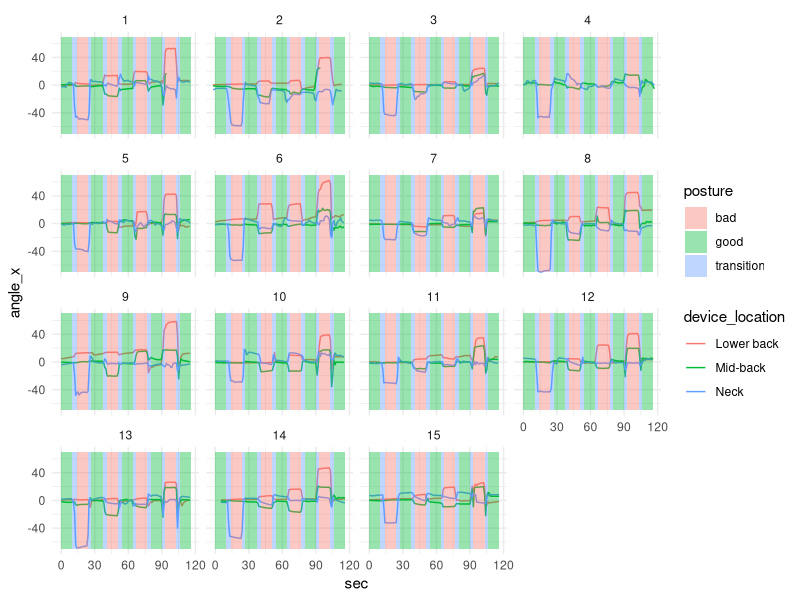
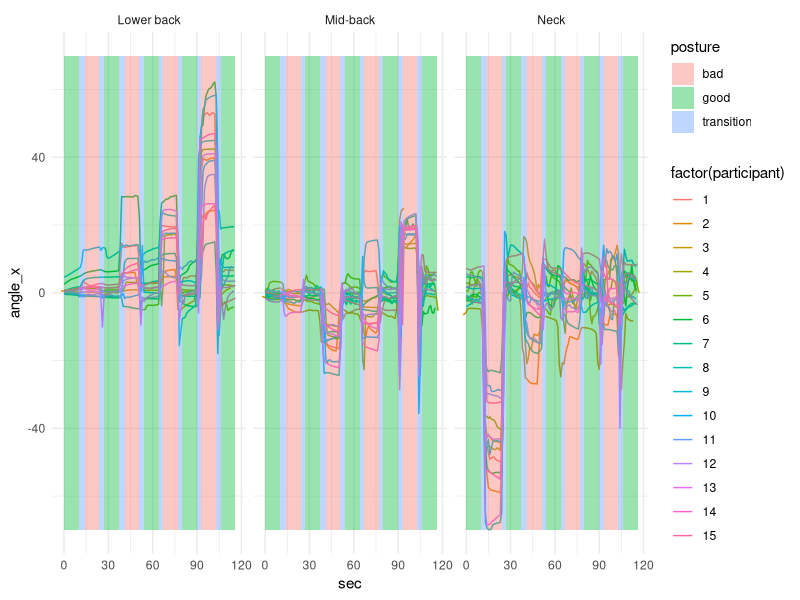
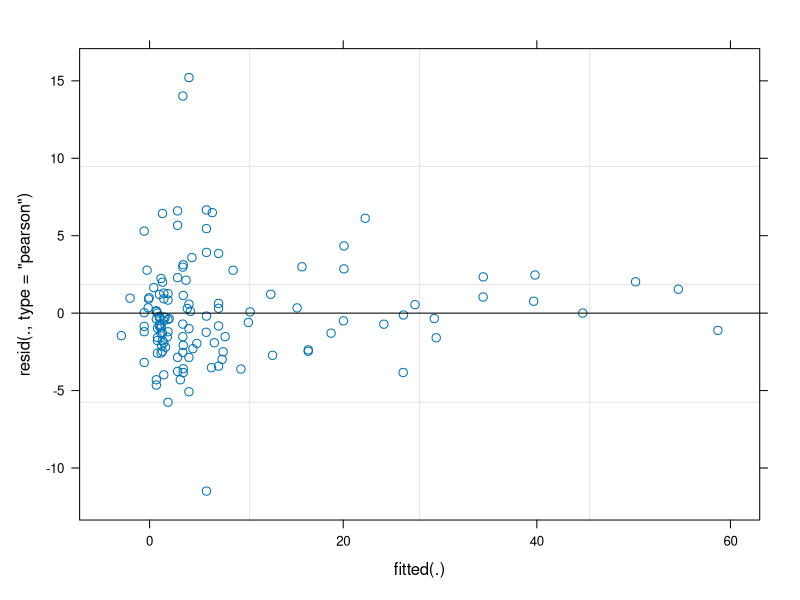
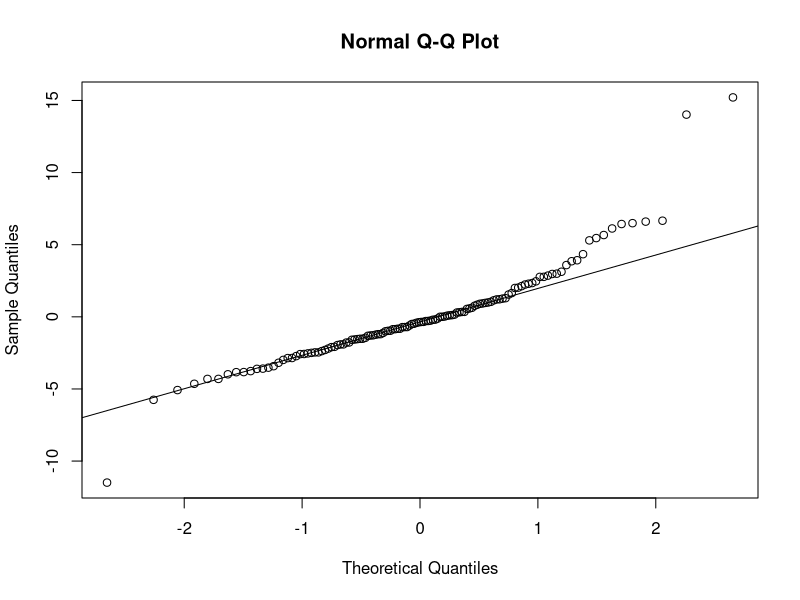
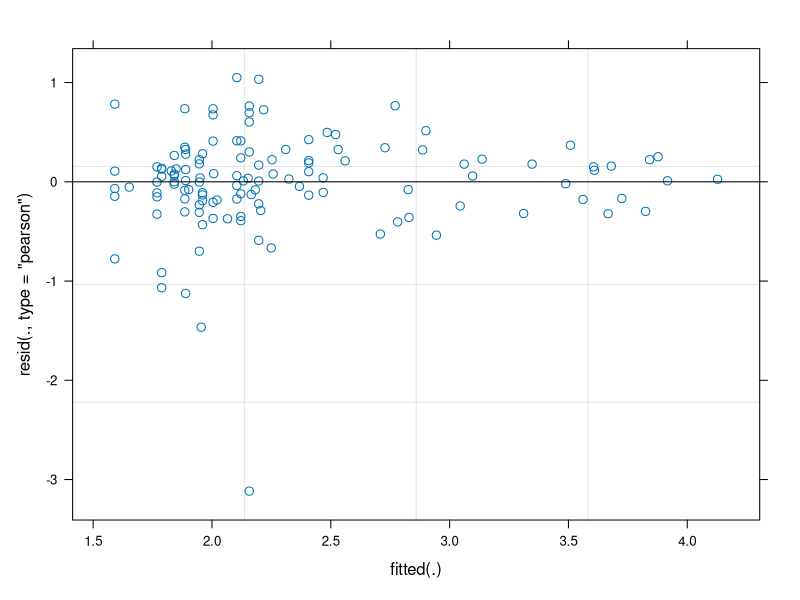
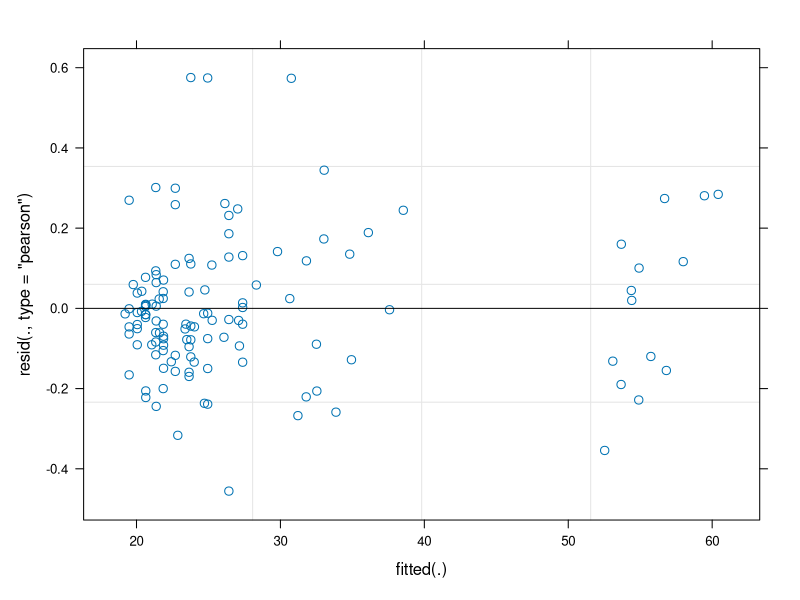
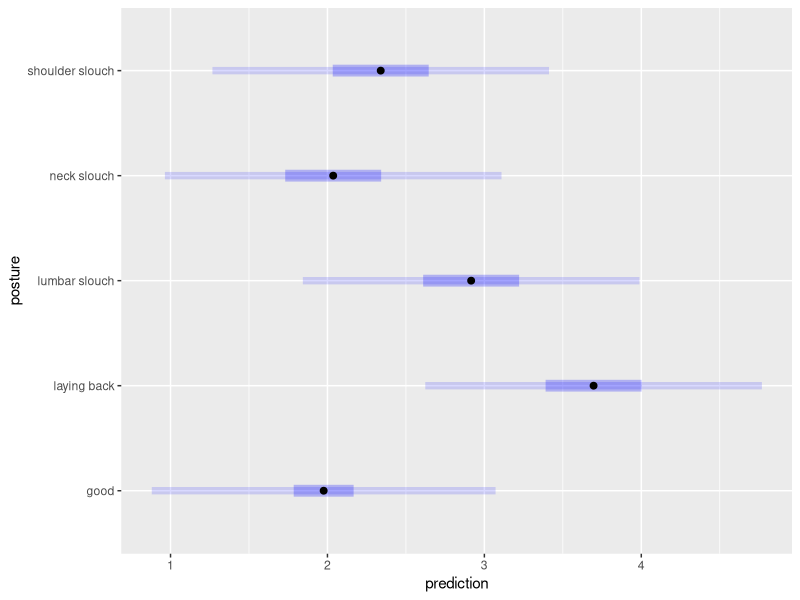

R code for these plots, in order: (Note: this script raises an error after producing the figures.)
## ---- chunk 1
#| message: false
library(tidyverse)
library(here)
library(lubridate)
library(lme4)
library(nlme)
library(car)
library(emmeans)
## ---- chunk 2
instructed <- read_csv(here("data", "instructed.csv"))
## ---- chunk 3
instructed_agg <- instructed %>%
  mutate(sec = floor(time)) %>%
  group_by(participant, device_location, posture, sec) %>%
  summarize(angle_x = mean(angle_x), .groups = "keep")
## ---- chunk 4
instructed_agg_nested <- instructed %>%
  mutate(nested_sec = floor(nested_time)) %>%
  group_by(participant, device_location, posture, nested_sec) %>%
  summarize(angle_x = mean(angle_x), .groups = "keep")
## ---- chunk 5
#| message: false
model_data <- instructed_agg_nested %>% 
  filter(posture != "transition") %>%
  group_by(participant, device_location, posture) %>%
  summarize(angle_x = mean(angle_x, na.rm = TRUE)) %>%
  ungroup() %>%
  pivot_wider(id_cols = c(participant, posture), names_from = device_location, values_from = angle_x) %>%
  mutate(posture = if_else(str_detect(posture, "good"), "good", posture)) %>%
  ungroup() %>%
  rename(
    "lower_back" = 3,
    "mid_back" = 4,
    "neck" = 5
  )
## ---- chunk 6
xmin <- c(0,10,14,24,27,37,41,51,54,64,67,77,80,90,93,103,106)
xmax <- lead(xmin,1)
xmax[17] <- 116
ymin <- rep(-70,17)
ymax <- rep(70,17)



time_ranges <- data.frame(
  xmin = xmin, 
  xmax = xmax, 
  ymin = ymin, 
  ymax = ymax,
  posture = c(rep(c("good", "transition", "bad", "transition"), 4), "good"))
## ---- chunk 7
instructed_agg %>%
  ggplot() +
  geom_line(aes(x = sec, y = angle_x, color = device_location)) +
  geom_rect(aes(xmin = xmin, xmax = xmax, ymin = ymin, ymax = ymax, fill = posture), alpha = 0.4, data = time_ranges) +
  theme_minimal() +
  facet_wrap(~participant)
## ---- chunk 8
instructed_agg %>%
  ggplot() +
  geom_line(aes(x = sec, y = angle_x, color = factor(participant))) +
  geom_rect(aes(xmin = xmin, xmax = xmax, ymin = ymin, ymax = ymax, fill = posture), alpha = 0.4, data = time_ranges) +
  theme_minimal() +
  facet_wrap(~device_location)
## ---- chunk 9

### Lower Back


lmer_lb <- lmer(lower_back ~  posture + (1 + posture | participant), data = model_data)

plot(lmer_lb)
qqnorm(residuals(lmer_lb))
qqline(residuals(lmer_lb))

lmer_log_lb <- lmer_lb <- lmer(log(lower_back + 6) ~  posture + (1 | participant), data = model_data)


glmer_lb <- glmer((lower_back + 20) ~  posture + (1 | participant), family = Gamma(link = "identity"), data = model_data)


plot(lmer_log_lb)

S(glmer_lb)
plot(glmer_lb)
## ---- chunk 10
#| warning: false
custom_combos <- data.frame(
  posture = model_data$posture %>% unique()
)

custom_preds <- ref_grid(
  lmer_lb,
  data = custom_combos,
  cov.reduce = FALSE,
)

model_preds_lb <- emmeans(custom_preds, 
                         specs = ~ posture,
                         type = "response"
                         ) %>% 
  as_tibble()

model_preds_lb_pi <- predict(custom_preds, 
                         specs = ~ posture,
                         type = "response",
                         interval = "prediction"
                         ) %>% 
  as_tibble()

plot(custom_preds, PIs = TRUE, )

model_preds_lb %>%
  ggplot(aes(color = posture)) +

  # confidence interval
  geom_point(aes(y = posture, x = emmean), size = 3) +
  # geom_errorbar(aes(y = posture, xmin = asymp.LCL, xmax = asymp.UCL)) +
  geom_errorbar(aes(y = posture, xmin = lower.CL, xmax = upper.CL), width = 0) +

  # prediction interval
  geom_point(data = model_preds_lb_pi,
             aes(y = posture, x = prediction)) +
  geom_errorbar(data = model_preds_lb_pi,
                aes(y = posture, xmin = lower.PL, xmax = upper.PL), width = 0, size = 2, alpha = .4) +

  geom_vline(aes(xintercept = xint), lty = 2, color = "red", data = data.frame(xint = 0)) +
  
  # observed
  geom_point(data = model_data,
             aes(x = lower_back,
                 y = posture),
             alpha = 0.2) +
  theme_minimal() +
  labs(
    title = "LMM: Lower Back Sensor",
    x = "Angle X",
    y = "Posture"
    ) +
  theme(legend.position = "none",
        plot.title.position = "plot")
## ---- chunk 11
lmer_mb <- lmer(mid_back ~ posture + (1 | participant), data = model_data)

plot(lmer_mb)

glmer_mb <- glmer(mid_back+40 ~ posture + (1  | participant), family = Gamma(link = "identity"), data = model_data)



S(glmer_mb)
# Anova(glmer_mb)
plot(glmer_mb)
## ---- chunk 12
#| warning: false
custom_combos <- data.frame(
  posture = model_data$posture %>% unique()
)

custom_preds <- ref_grid(
  lmer_mb,
  data = custom_combos,
  cov.reduce = FALSE,
)

model_preds_mb <- emmeans(custom_preds, 
                         specs = ~ posture,
                         type = "response"
                         ) %>% 
  as_tibble()

model_preds_mb_pi <- predict(custom_preds, 
                         specs = ~ posture,
                         type = "response",
                         interval = "prediction"
                         ) %>% 
  as_tibble()

plot(custom_preds, PIs = TRUE, )

model_preds_mb %>%
  ggplot(aes(color = posture)) +

  # confidence interval
  geom_point(aes(y = posture, x = emmean), size = 3) +
  # geom_errorbar(aes(y = posture, xmin = asymp.LCL, xmax = asymp.UCL)) +
  geom_errorbar(aes(y = posture, xmin = lower.CL, xmax = upper.CL), width = 0) +

  # prediction interval
  geom_point(data = model_preds_mb_pi,
             aes(y = posture, x = prediction)) +
  geom_errorbar(data = model_preds_mb_pi,
                aes(y = posture, xmin = lower.PL, xmax = upper.PL), width = 0, size = 2, alpha = .4) +

  geom_vline(aes(xintercept = xint), lty = 2, color = "red", data = data.frame(xint = 0)) +
  
  # observed
  geom_point(data = model_data,
             aes(x = mid_back,
                 y = posture),
             alpha = 0.2) +
  theme_minimal() +
  labs(
    title = "LMM: Mid Back Sensor",
    x = "Angle X",
    y = "Posture"
    ) +
  theme(legend.position = "none",
        plot.title.position = "plot")
## ---- chunk 13
lmer_n <- lmer(neck ~ posture + (1 | participant), data = model_data)

plot(lmer_n)

glmer_n <- glmer((neck*-1)+15 ~ posture + (1 | participant), family = Gamma(link = "identity"), data = model_data)


S(glmer_fe)
Anova(glmer_fe)
plot(glmer_fe)
## ---- chunk 14

#| warning: false
custom_combos <- data.frame(
  posture = model_data$posture %>% unique()
)

custom_preds <- ref_grid(
  lmer_n,
  data = custom_combos,
  cov.reduce = FALSE,
)

model_preds_n <- emmeans(custom_preds, 
                         specs = ~ posture,
                         type = "response"
                         ) %>% 
  as_tibble()

model_preds_n_pi <- predict(custom_preds, 
                         specs = ~ posture,
                         type = "response",
                         interval = "prediction"
                         ) %>% 
  as_tibble()

plot(custom_preds, PIs = TRUE)

model_preds_n %>%
  ggplot(aes(color = posture)) +

  # confidence interval
  geom_point(aes(y = posture, x = emmean), size = 3) +
  # geom_errorbar(aes(y = posture, xmin = asymp.LCL, xmax = asymp.UCL)) +
  geom_errorbar(aes(y = posture, xmin = lower.CL, xmax = upper.CL), width = 0) +

  # prediction interval
  geom_point(data = model_preds_n_pi,
             aes(y = posture, x = prediction)) +
  geom_errorbar(data = model_preds_n_pi,
                aes(y = posture, xmin = lower.PL, xmax = upper.PL), width = 0, size = 2, alpha = .4) +

  geom_vline(aes(xintercept = xint), lty = 2, color = "red", data = data.frame(xint = 0)) +
  
  # observed
  geom_point(data = model_data,
             aes(x = neck,
                 y = posture),
             alpha = 0.2) +
  theme_minimal() +
  labs(
    title = "LMM: Mid Back Sensor",
    x = "Angle X",
    y = "Posture"
    ) +
  theme(legend.position = "none",
        plot.title.position = "plot")
